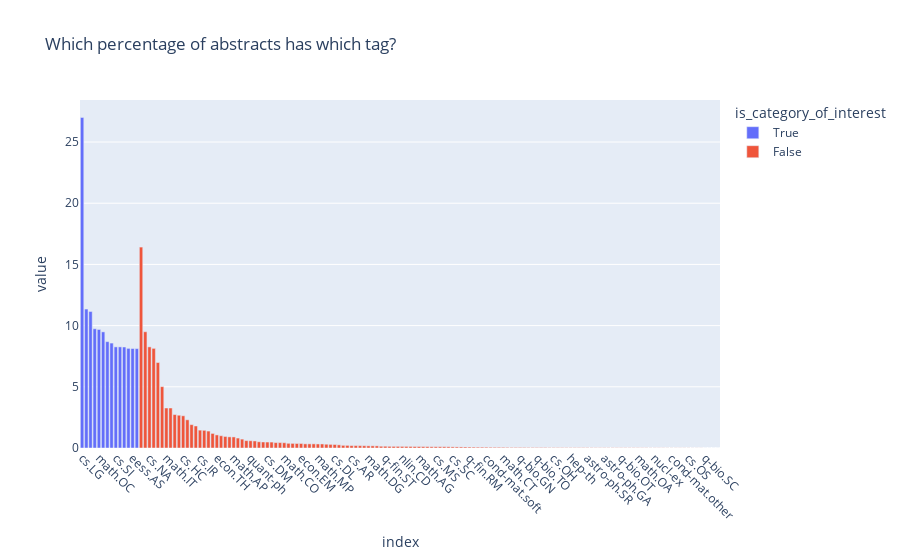
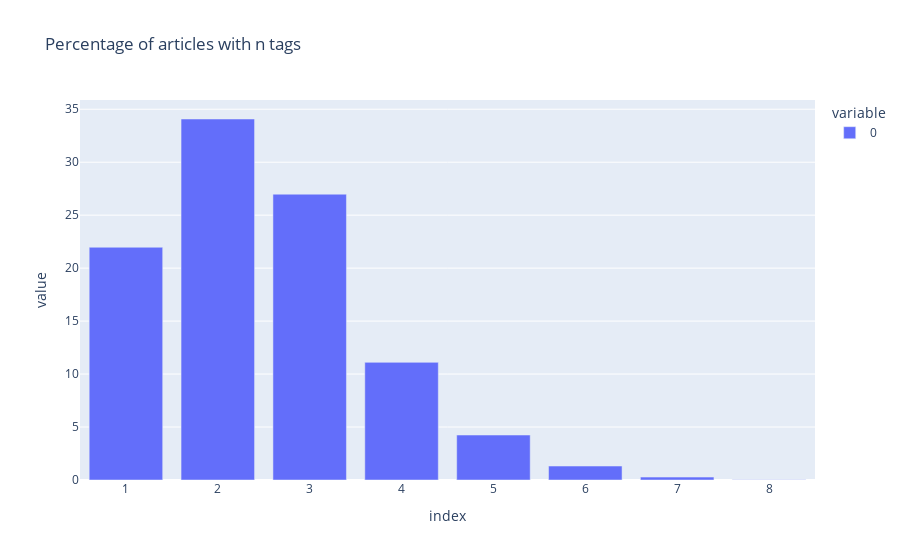

The cell these charts' notebook holds for them, in order:
### Code cell
with open(DATAFOLDER / "raw" / "taxonomy.pkl", "rb") as f:
    taxonomy = pickle.load(f)

categories = taxonomy.keys()

df["tags"] = df["tags"].map(lambda tags: [tag for tag in tags if tag in categories])

print(
    f"{len({cat for catlist in df['tags'] for cat in catlist})} found out of {len(categories)} existing categories."
)

mlb = MultiLabelBinarizer()

message_tags_matrix = pd.DataFrame(mlb.fit_transform(df["tags"]), columns=mlb.classes_)

fig = px.bar(
    pd.DataFrame(
        pd.DataFrame(message_tags_matrix, columns=mlb.classes_).sum()
        / message_tags_matrix.shape[0]
        * 100,
        columns=["perc_articles"],
    )
    .sort_values(by="perc_articles", ascending=False)
    .assign(is_category_of_interest=lambda df: df.index.map(lambda x: x in CATEGORIES_OF_INTEREST)),
    title="Which percentage of abstracts has which tag?",
    color="is_category_of_interest",
)
_ = fig.update_xaxes(tickangle=45)
save_image(fig, path=FIGUREFOLDER, filename="distribution-of-tags")
fig.show()


fig = px.bar(
    pd.DataFrame(message_tags_matrix.sum(axis=1)).groupby(0).size()
    / message_tags_matrix.shape[0]
    * 100,
    title="Percentage of articles with n tags",
)
save_image(fig, path=FIGUREFOLDER, filename="distribution-of-number-of-tags-raw")
fig.show()

### Figure 1 — Plotly figure (JSON) as saved in the notebook; plotly's stock layout.template omitted (floating-point values rounded to 4 significant figures; data arrays with more than 128 entries replaced by an {"elided": "..."} marker saying what was removed)
{"data": [{"alignmentgroup": "True", "hovertemplate": "is_category_of_interest=True<br>index=%{x}<br>value=%{y}<extra></extra>", "legendgroup": "True", "marker": {"color": "#636efa", "pattern": {"shape": ""}}, "name": "True", "offsetgroup": "True", "orientation": "v", "showlegend": true, "textposition": "auto", "type": "bar", "x": ["cs.LG", "cs.CL", "cs.CV", "cs.RO", "math.OC", "eess.SY", "cs.CY", "eess.SP", "cs.SI", "math.NA", "cs.GT", "math.ST", "eess.AS", "cs.MA"], "xaxis": "x", "y": [27.01, 11.35, 11.15, 9.743, 9.684, 9.489, 8.69, 8.574, 8.262, 8.262, 8.252, 8.141, 8.127, 8.122], "yaxis": "y"}, {"alignmentgroup": "True", "hovertemplate": "is_category_of_interest=False<br>index=%{x}<br>value=%{y}<extra></extra>", "legendgroup": "False", "marker": {"color": "#EF553B", "pattern": {"shape": ""}}, "name": "False", "offsetgroup": "False", "orientation": "v", "showlegend": true, "textposition": "auto", "type": "bar", "x": {"elided": "138 str values"}, "xaxis": "x", "y": {"elided": "138 float values"}, "yaxis": "y"}], "layout": {"barmode": "relative", "legend": {"title": {"text": "is_category_of_interest"}, "tracegroupgap": 0}, "title": {"text": "Which percentage of abstracts has which tag?"}, "xaxis": {"anchor": "y", "domain": [0, 1], "tickangle": 45, "title": {"text": "index"}}, "yaxis": {"anchor": "x", "domain": [0, 1], "title": {"text": "value"}}}}

### Figure 2 — Plotly figure (JSON) as saved in the notebook; plotly's stock layout.template omitted (floating-point values rounded to 4 significant figures)
{"data": [{"alignmentgroup": "True", "hovertemplate": "variable=0<br>index=%{x}<br>value=%{y}<extra></extra>", "legendgroup": "0", "marker": {"color": "#636efa", "pattern": {"shape": ""}}, "name": "0", "offsetgroup": "0", "orientation": "v", "showlegend": true, "textposition": "auto", "type": "bar", "x": [1, 2, 3, 4, 5, 6, 7, 8], "xaxis": "x", "y": [21.97, 34.08, 26.98, 11.11, 4.245, 1.316, 0.2734, 0.02978], "yaxis": "y"}], "layout": {"barmode": "relative", "legend": {"title": {"text": "variable"}, "tracegroupgap": 0}, "title": {"text": "Percentage of articles with n tags"}, "xaxis": {"anchor": "y", "domain": [0, 1], "title": {"text": "index"}}, "yaxis": {"anchor": "x", "domain": [0, 1], "title": {"text": "value"}}}}
